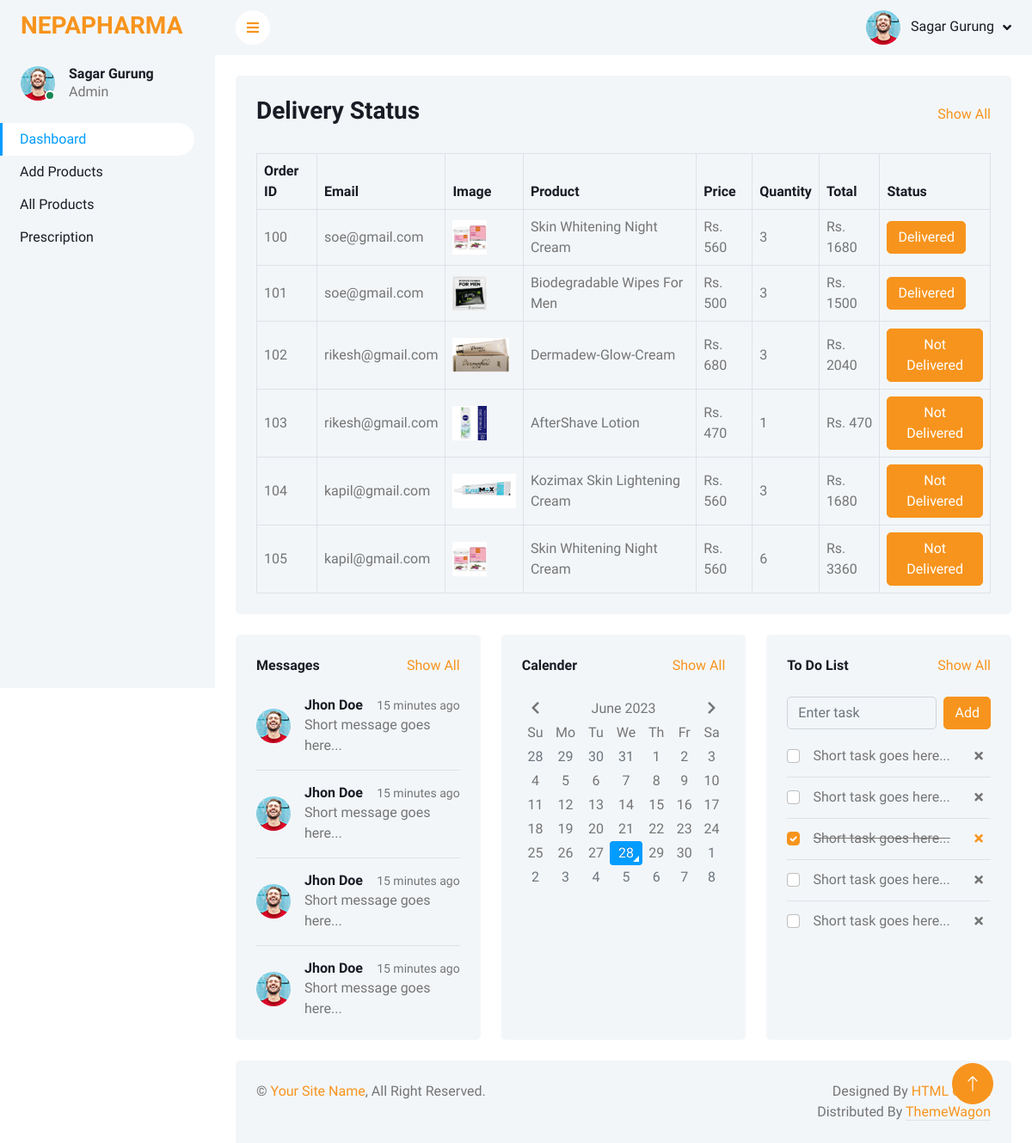
Page /admin-control/home.php (signed in) on the committed database.
### tables this page shows
CREATE TABLE `admindata` (
  `id` int(11) NOT NULL,
  `name` varchar(100) NOT NULL,
  `email` varchar(100) NOT NULL,
  `password` varchar(100) NOT NULL
);

CREATE TABLE `order` (
  `id` int(11) NOT NULL,
  `email` varchar(255) NOT NULL,
  `productN` varchar(255) NOT NULL,
  `price` int(11) NOT NULL,
  `quantity` int(11) NOT NULL,
  `tot` int(11) NOT NULL,
  `iimage` varchar(255) NOT NULL,
  `checkstatus` varchar(255) NOT NULL
);

### admin-control/home.php (the view, shortened to what this page needs)
<!DOCTYPE html>
<html lang="en">
<head>
    <link href="https://cdnjs.cloudflare.com/ajax/libs/font-awesome/5.10.0/css/all.min.css" rel="stylesheet">
    <link href="https://cdn.jsdelivr.net/npm/bootstrap-icons@1.4.1/font/bootstrap-icons.css" rel="stylesheet">
    <link href="lib/owlcarousel/assets/owl.carousel.min.css" rel="stylesheet">
    <link href="lib/tempusdominus/css/tempusdominus-bootstrap-4.min.css" rel="stylesheet" />
    <link href="css/bootstrap.min.css" rel="stylesheet">
    <link href="css/style.css" rel="stylesheet">
</head>
<body>
    <div class="container-xxl position-relative bg-white d-flex p-0">
        <?php
            include "inc/config.php";
            include "inc/header.php";
        ?>
            <div class="container-fluid pt-4 px-4">
                <div class="bg-light text-center rounded p-4">
                    <div class="d-flex align-items-center justify-content-between mb-4">
                        <h3>Delivery Status</h3>
                        <a href="">Show All</a>
                    </div>
                    <div class="table-responsive">
                        <table class="table text-start align-middle table-bordered table-hover mb-0">
                            <thead>
                                <tr class="text-dark">
                                    <th scope="col">Order ID</th>
                                    <th scope="col">Email</th>
                                    <th scope="col">Image</th>
                                    <th scope="col">Product</th>
                                    <th scope="col">Price</th>
                                    <th scope="col">Quantity</th>
                                    <th scope="col">Total</th>
                                    <th scope="col">Status</th>
                                </tr>
                            </thead>
                            <?php
            if (isset($_SESSION["email"])) {
                $sql = "SELECT * FROM `order`";
                $res = mysqli_query($conn, $sql);
                $count = mysqli_num_rows($res);
                if($count>0){
                    while($row=mysqli_fetch_assoc($res)){
                        $adDasID = $row['id'];
                        $adDasEmail  = $row['email'];
                        $adDasProduct = $row['productN'];
                        $adDasPrice = $row['price'];
                        $adDasQty = $row['quantity'];
                        $adDasTot = $row['tot'];
                        $adDasImg = $row['iimage'];
                        $adDasStatus = $row['checkstatus'];
            ?>
                            <tbody>
                                <tr>
                                    <td><?php echo $adDasID; ?></td>
                                    <td><?php echo $adDasEmail; ?></td>
                                    <td><?php echo "<img style='widht: 40px; height:40px' src='../$adDasImg'" ?></td>
                                    <td><?php echo $adDasProduct; ?></td>
                                    <td>Rs. <?php echo $adDasPrice; ?></td>
                                    <td><?php echo $adDasQty; ?></td>
                                    <td>Rs. <?php echo $adDasTot; ?></td>
                                    <?php
                                        echo "
                                            <td><form action='' method='POST'>
                                                <button value='$adDasID' class='btn btn-primary' name='csta'>$adDasStatus</button>
                                            </form></td>
                                        ";
                                    ?>
                                </tr>
                            </tbody>
                        <?php } } } ?>
                        </table>
                    </div>
                </div>
            </div>
            <div class="container-fluid pt-4 px-4">
                <div class="row g-4">
                    <div class="col-sm-12 col-md-6 col-xl-4">
                        <div class="h-100 bg-light rounded p-4">
                            <div class="d-flex align-items-center justify-content-between mb-2">
                                <h6 class="mb-0">Messages</h6>
                                <a href="">Show All</a>
                            </div>
                            <div class="d-flex align-items-center border-bottom py-3">
                                <img class="rounded-circle flex-shrink-0" src="img/user.jpg" alt="" style="width: 40px; height: 40px;">
                                <div class="w-100 ms-3">
                                    <div class="d-flex w-100 justify-content-between">
                                        <h6 class="mb-0">Jhon Doe</h6>
                                        <small>15 minutes ago</small>
                                    </div>
                                    <span>Short message goes here...</span>
                                </div>
                            </div>
                            <div class="d-flex align-items-center border-bottom py-3">
                                <img class="rounded-circle flex-shrink-0" src="img/user.jpg" alt="" style="width: 40px; height: 40px;">
                                <div class="w-100 ms-3">
                                    <div class="d-flex w-100 justify-content-between">
                                        <h6 class="mb-0">Jhon Doe</h6>
                                        <small>15 minutes ago</small>
                                    </div>
                                    <span>Short message goes here...</span>
                                </div>
                            </div>
                            <div class="d-flex align-items-center border-bottom py-3">
                                <img class="rounded-circle flex-shrink-0" src="img/user.jpg" alt="" style="width: 40px; height: 40px;">
                                <div class="w-100 ms-3">
                                    <div class="d-flex w-100 justify-content-between">
                                        <h6 class="mb-0">Jhon Doe</h6>
                                        <small>15 minutes ago</small>
                                    </div>
                                    <span>Short message goes here...</span>
                                </div>
                            </div>
                            <div class="d-flex align-items-center pt-3">
                                <img class="rounded-circle flex-shrink-0" src="img/user.jpg" alt="" style="width: 40px; height: 40px;">
                                <div class="w-100 ms-3">
                                    <div class="d-flex w-100 justify-content-between">
                                        <h6 class="mb-0">Jhon Doe</h6>
                                        <small>15 minutes ago</small>
                                    </div>
                                    <span>Short message goes here...</span>
                                </div>
                            </div>
                        </div>
                    </div>
                    <div class="col-sm-12 col-md-6 col-xl-4">
                        <div class="h-100 bg-light rounded p-4">
                            <div class="d-flex align-items-center justify-content-between mb-4">
                                <h6 class="mb-0">Calender</h6>
                                <a href="">Show All</a>
                            </div>
                            <div id="calender"></div>
                        </div>
                    </div>
                    <div class="col-sm-12 col-md-6 col-xl-4">
                        <div class="h-100 bg-light rounded p-4">
                            <div class="d-flex align-items-center justify-content-between mb-4">
                                <h6 class="mb-0">To Do List</h6>
                                <a href="">Show All</a>
                            </div>
                            <div class="d-flex mb-2">
                                <input class="form-control bg-transparent" type="text" placeholder="Enter task">
                                <button type="button" class="btn btn-primary ms-2">Add</button>
                            </div>
                            <div class="d-flex align-items-center border-bottom py-2">
                                <input class="form-check-input m-0" type="checkbox">
                                <div class="w-100 ms-3">
                                    <div class="d-flex w-100 align-items-center justify-content-between">
                                        <span>Short task goes here...</span>
                                        <button class="btn btn-sm"><i class="fa fa-times"></i></button>
                                    </div>
                                </div>
                            </div>
                            <div class="d-flex align-items-center border-bottom py-2">
                                <input class="form-check-input m-0" type="checkbox">
                                <div class="w-100 ms-3">
                                    <div class="d-flex w-100 align-items-center justify-content-between">
                                        <span>Short task goes here...</span>
                                        <button class="btn btn-sm"><i class="fa fa-times"></i></button>
                                    </div>
                                </div>
                            </div>
                            <div class="d-flex align-items-center border-bottom py-2">
                                <input class="form-check-input m-0" type="checkbox" checked>
                                <div class="w-100 ms-3">
                                    <div class="d-flex w-100 align-items-center justify-content-between">
                                        <span><del>Short task goes here...</del></span>
                                        <button class="btn btn-sm text-primary"><i class="fa fa-times"></i></button>
                                    </div>
                                </div>
                            </div>
                            <div class="d-flex align-items-center border-bottom py-2">
                                <input class="form-check-input m-0" type="checkbox">
                                <div class="w-100 ms-3">
                                    <div class="d-flex w-100 align-items-center justify-content-between">
                                        <span>Short task goes here...</span>
                                        <button class="btn btn-sm"><i class="fa fa-times"></i></button>
                                    </div>
                                </div>
                            </div>
                            <div class="d-flex align-items-center pt-2">
                                <input class="form-check-input m-0" type="checkbox">
                                <div class="w-100 ms-3">
                                    <div class="d-flex w-100 align-items-center justify-content-between">
                                        <span>Short task goes here...</span>
                                        <button class="btn btn-sm"><i class="fa fa-times"></i></button>
                                    </div>
                                </div>
                            </div>
                        </div>
                    </div>
                </div>
            </div>
            <div class="container-fluid pt-4 px-4">
                <div class="bg-light rounded-top p-4">
                    <div class="row">
                        <div class="col-12 col-sm-6 text-center text-sm-start">
                            &copy; <a href="#">Your Site Name</a>, All Right Reserved.
                        </div>
                        <div class="col-12 col-sm-6 text-center text-sm-end">
                            Designed By <a href="https://htmlcodex.com">HTML Codex</a>
                        Distributed By <a class="border-bottom" href="https://themewagon.com" target="_blank">ThemeWagon</a>
                        </div>
                    </div>
                </div>
            </div>
        </div>
        <a href="#" class="btn btn-lg btn-primary btn-lg-square back-to-top"><i class="bi bi-arrow-up"></i></a>
    </div>
</body>
</html>

### admin-control/inc/header.php (shortened to what this page needs)
<div class="sidebar pe-4 pb-3">
    <nav class="navbar bg-light navbar-light">
        <a href="index.html" class="navbar-brand mx-4 mb-3">
            <h3 class="text-primary"></i>NEPAPHARMA</h3>
        </a>
        <div class="d-flex align-items-center ms-4 mb-4">
            <div class="position-relative">
                <img class="rounded-circle" src="img/user.jpg" alt="" style="width: 40px; height: 40px;">
                <div class="bg-success rounded-circle border border-2 border-white position-absolute end-0 bottom-0 p-1"></div>
            </div>
            <div class="ms-3">
            <?php
if (isset($_SESSION["email"])) {
				$semail = $_SESSION['email'];
	$sql = "SELECT * FROM admindata WHERE email = '$semail'";
	$res = mysqli_query($conn, $sql);
	$count = mysqli_num_rows($res);
	if($count>0){
		while($row=mysqli_fetch_assoc($res)){
			$sessonName = $row['name'];
                                    echo "
                                    <h6 class='mb-0'>$sessonName</h6>";
                            	}
	}
}else{
                            header("location: ../index.php");
                        }
?>
                <span>Admin</span>
            </div>
        </div>
        <div class="navbar-nav w-100">
            <a href="home.php" class="nav-item nav-link active"></i>Dashboard</a>
            <a href="addproduct.php" class="nav-item nav-link">Add Products</a>
            <a href="allproducts.php" class="nav-item nav-link">All Products</a>
            <a href="prescription.php" class="nav-item nav-link">Prescription</a>
        </div>
    </nav>
</div>
<div class="content">
    <nav class="navbar navbar-expand bg-light navbar-light sticky-top px-4 py-0">
        <a href="#" class="sidebar-toggler flex-shrink-0">
            <i class="fa fa-bars"></i>
        </a>
        <div class="navbar-nav align-items-center ms-auto">
            <div class="nav-item dropdown">
                <a href="#" class="nav-link dropdown-toggle" data-bs-toggle="dropdown">
                    <img class="rounded-circle me-lg-2" src="img/user.jpg" alt="" style="width: 40px; height: 40px;">
                    <span class="d-none d-lg-inline-flex"><?php echo $sessonName; ?></span>
                </a>
            </div>
        </div>
    </nav>

### rows in the picture
admindata: name "Sagar Gurung"
order: id "100", email "soe@gmail.com", iimage (picture), productN "Skin Whitening Night Cream", price "560", quantity "3", tot "1680", checkstatus "Delivered"
order: id "101", email "soe@gmail.com", iimage (picture), productN "Biodegradable Wipes For Men", price "500", quantity "3", tot "1500", checkstatus "Delivered"
order: id "102", email "rikesh@gmail.com", iimage (picture), productN "Dermadew-Glow-Cream", price "680", quantity "3", tot "2040", checkstatus "Not Delivered"
order: id "103", email "rikesh@gmail.com", iimage (picture), productN "AfterShave Lotion", price "470", quantity "1", tot "470", checkstatus "Not Delivered"
order: id "104", email "kapil@gmail.com", iimage (picture), productN "Kozimax Skin Lightening Cream", price "560", quantity "3", tot "1680", checkstatus "Not Delivered"
order: id "105", email "kapil@gmail.com", iimage (picture), productN "Skin Whitening Night Cream", price "560", quantity "6", tot "3360", checkstatus "Not Delivered"
